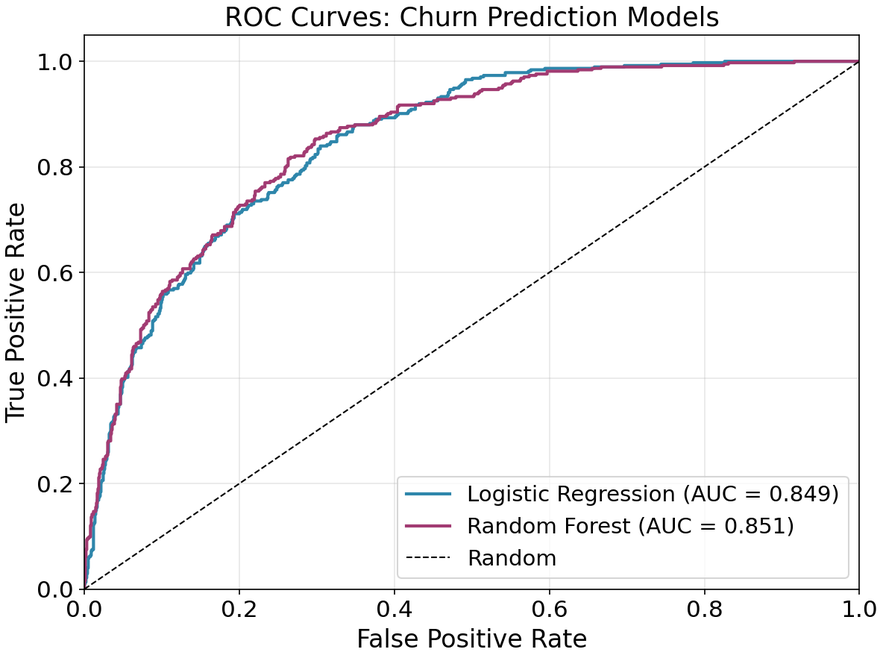
#> input picture outputs/figures/roc_curves_poster.png, 883 x 658 px, shrunk from 1184 x 882 before the run
$ python generate_poster.py
#> lines starting #> are read from the running program, lines starting #| are printed output that depends on the picture
"""
Generate a 36" x 24" horizontal PDF poster for the CLV Prediction project.

Follows Disney Data & Analytics Women Award template.
Run after main.py. Output: outputs/poster.pdf
"""

from pathlib import Path
import matplotlib
matplotlib.use("Agg")
import matplotlib.pyplot as plt
from matplotlib.patches import Rectangle, FancyBboxPatch

PROJECT_ROOT = Path(__file__).resolve().parent
FIGURES_DIR = PROJECT_ROOT / "outputs" / "figures"
OUTPUT_DIR = PROJECT_ROOT / "outputs"
OUTPUT_DIR.mkdir(exist_ok=True)

WIDTH, HEIGHT = 36, 24
# Symmetric layout with generous padding
MARGIN_LR = 0.4
MARGIN_BOTTOM = 0.4
GAP = 0.32
PAD_INNER = 0.7  # Internal padding inside section boxes for cleaner spacing

AUTHOR_NAME = "Subhadra Mishra"

# Attractive color palette
COLORS = {
    "banner": "#1a5276",
    "header": "#2980b9",
    "accent": "#3498db",
    "bg_light": "#f0f8ff",
    "border": "#b8d4e8",
    "text_dark": "#2c3e50",
}


def main():
    fig = plt.figure(figsize=(WIDTH, HEIGHT), facecolor="#fafbfc")
    ax = fig.add_subplot(111)
    ax.set_xlim(0, WIDTH)
    ax.set_ylim(0, HEIGHT)
    ax.axis("off")

    # Content width - symmetric
    content_width = WIDTH - 2 * MARGIN_LR
    col_w = (content_width - 2 * GAP) / 3
    col1_x = MARGIN_LR
    col2_x = MARGIN_LR + col_w + GAP
    col3_x = MARGIN_LR + 2 * (col_w + GAP)

    # ---- TITLE BANNER ----
    title_h = 2.2
    ax.add_patch(Rectangle((0, HEIGHT - title_h), WIDTH, title_h, facecolor=COLORS["banner"], edgecolor="none"))
    ax.text(WIDTH/2, HEIGHT - 0.7, "Customer Lifetime Value Optimization Using Machine Learning",
            fontsize=24, fontweight="bold", ha="center", va="center", color="white")
    ax.text(WIDTH/2, HEIGHT - 1.15, AUTHOR_NAME, fontsize=16, ha="center", va="center", color="white")
    ax.text(WIDTH/2, HEIGHT - 1.55, "Data-driven retention targeting nearly doubles ROI under fixed marketing budgets.",
            fontsize=13, ha="center", va="center", color="white", style="italic")

    # ---- CONTENT ----
    content_top = HEIGHT - title_h - 0.45
    row_h = 3.7
    header_h = 0.5
    # Gap between content boxes and figures (smaller = taller charts)
    fig_gap = 0.5

    def add_section(x, y, w, h, title, lines, fontsize=12, line_spacing=0.38, blank_spacing=0.25, bottom_pad=0):
        """Section with header and body. Lines: str or (str, fontsize) for emphasis. bottom_pad adds breathing space at bottom."""
#> called with x = 0.4, y = 17.65, w = 11.52, h = 3.7, title = 'Background / Problem', fontsize = 12, line_spacing = 0.38, blank_spacing = 0.25
        ax.add_patch(Rectangle((x, y + h - header_h), w, header_h, facecolor=COLORS["header"], edgecolor="none"))
        ax.text(x + w/2, y + h - header_h/2, title, fontsize=14, fontweight="bold", ha="center", va="center", color="white")
        ax.add_patch(FancyBboxPatch((x, y), w, h - header_h, boxstyle="round,pad=0.06,rounding_size=0.18",
                                    facecolor=COLORS["bg_light"], edgecolor=COLORS["border"], linewidth=0.8))
        ax.add_patch(Rectangle((x + 0.04, y + 0.08), 0.03, h - header_h - 0.16, facecolor=COLORS["accent"], alpha=0.2))
        y0 = y + h - header_h - 0.4 + bottom_pad
        for item in lines:
            if isinstance(item, tuple):
                txt, fs = item[0], item[1]
                fw = item[2] if len(item) > 2 else "normal"
            else:
                txt, fs, fw = item, fontsize, "normal"
            if not txt:
                y0 -= blank_spacing
                continue
            ax.text(x + PAD_INNER, y0, txt, fontsize=fs, fontweight=fw, va="top", ha="left",
                    color=COLORS["text_dark"], wrap=True)
            y0 -= line_spacing

    # LEFT COLUMN - concise executive-style bullets
    problem_lines = [
        "• Churn drives revenue loss; campaigns miss high-value customers",
        "• Predict churn probability",
        "• Estimate Expected Loss (P(churn) × CLV)",
        "• Optimize spend under budget",
        "• Compare targeted vs. random strategies",
    ]
    add_section(col1_x, content_top - row_h, col_w, row_h, "Background / Problem", problem_lines)

    methods_lines = [
        "Data",
        "• IBM Telco: 7,043 customers, 31 features",
        "• Preprocessing: TotalCharges, Churn mapping, one-hot encode",
        "Modeling",
        "• Logistic Regression + Random Forest",
        "• Metrics: ROC-AUC, precision, recall",
        "Simulation",
        "• Expected Loss = P(churn) × CLV",
        "• Targeted vs. random under fixed budget",
        "• Revenue saved, ROI, targeting efficiency",
    ]
    add_section(col1_x, content_top - 2*row_h, col_w, row_h, "Methods", methods_lines, 11,
                line_spacing=0.30, blank_spacing=0.12, bottom_pad=0.25)

    # MIDDLE COLUMN - Results with bold key metrics (compact to prevent overspill)
    results_lines = [
        ("ROC-AUC: 0.851", 15, "bold"),
        ("Revenue Saved: $224,684", 15, "bold"),
        ("Efficiency: 1.94×", 15, "bold"),
        "",
        "Simulation ($25K budget, $50/customer, 15% reduction):",
        "Targeted: $224,684 saved | ROI 799%",
        "Random: $116,083 saved | ROI 364%",
        "",
        "• Sensitivity: robust across 5–25% churn, $25–$100 cost",
    ]
    add_section(col2_x, content_top - row_h, col_w, row_h, "Results", results_lines, 12,
                line_spacing=0.34, bottom_pad=0.2)

    refs_lines = [
        "• IBM Telco Churn Dataset",
        "• IBM: github.com/IBM/telco-customer-churn-on-icp4d",
        "• Kaggle: kaggle.com/datasets/yeanzc/telco-customer-churn-ibm-dataset",
        "• Apache-2.0 | 7,043 customers, 31 features",
    ]
    add_section(col2_x, content_top - 2*row_h, col_w, row_h, "References", refs_lines, 11)

    def _add_github_section(ax, x, y, w, h):
        """GitHub section: uniform layout, no wrap on links, Kaggle dataset link."""
        ax.add_patch(Rectangle((x, y + h - header_h), w, header_h, facecolor=COLORS["header"], edgecolor="none"))
        ax.text(x + w/2, y + h - header_h/2, "GitHub", fontsize=14, fontweight="bold", ha="center", va="center", color="white")
        ax.add_patch(FancyBboxPatch((x, y), w, h - header_h, boxstyle="round,pad=0.06,rounding_size=0.18",
                                    facecolor=COLORS["bg_light"], edgecolor=COLORS["border"], linewidth=0.8))
        ax.add_patch(Rectangle((x + 0.05, y + 0.1), 0.03, h - header_h - 0.2, facecolor=COLORS["accent"], alpha=0.2))
        repo_url = "https://github.com/Subhadra-Mishra-iub/customer-lifetime-value-optimization"
        kaggle_url = "https://www.kaggle.com/datasets/yeanzc/telco-customer-churn-ibm-dataset"
        # Repository - single line, no wrap
        ax.text(x + PAD_INNER, y + h - header_h - 0.35, "• Repository:", fontsize=11, va="top", ha="left",
                color=COLORS["text_dark"], fontweight="bold")
        t1 = ax.text(x + PAD_INNER, y + h - header_h - 0.62, "github.com/Subhadra-Mishra-iub/customer-lifetime-value-optimization",
                     fontsize=9, va="top", ha="left", color=COLORS["accent"], style="italic")
        if hasattr(t1, "set_url"):
            t1.set_url(repo_url)
        # Dataset - single line, no wrap
        ax.text(x + PAD_INNER, y + h - header_h - 0.92, "• Dataset:", fontsize=11, va="top", ha="left",
                color=COLORS["text_dark"], fontweight="bold")
        t2 = ax.text(x + PAD_INNER, y + h - header_h - 1.19, "kaggle.com/datasets/yeanzc/telco-customer-churn-ibm-dataset",
                     fontsize=9, va="top", ha="left", color=COLORS["accent"], style="italic")
        if hasattr(t2, "set_url"):
            t2.set_url(kaggle_url)
        # Description - on same line as heading, minimal gap
        ax.text(x + PAD_INNER, y + h - header_h - 1.46, "• Description:", fontsize=11, va="top", ha="left",
                color=COLORS["text_dark"], fontweight="bold")
        ax.text(x + PAD_INNER, y + h - header_h - 1.73, "Churn prediction and retention budget optimization pipeline.",
                fontsize=10, va="top", ha="left", color=COLORS["text_dark"], wrap=True)

    # RIGHT COLUMN - Analysis/Conclusions with Business Impact box
    conclusions_lines = [
        "• Rank by Expected Loss → maximize revenue saved under budget",
        "• Sensitivity + budget scaling: results robust",
        "",
        ("Business Impact", 14, "bold"),
        "• ~2× revenue improvement vs random",
        "• Scalable across budget levels",
        "• Reproducible ML + simulation pipeline",
        "",
        "Top drivers: tenure, monthly charges, contract.",
    ]
    add_section(col3_x, content_top - row_h, col_w, row_h, "Analysis / Conclusions", conclusions_lines, 12,
                line_spacing=0.30)

    # GitHub section: point-wise with Description heading, clickable link
    _add_github_section(ax, col3_x, content_top - 2*row_h, col_w, row_h)

    # ---- FIGURES (maximized for readability from 6 ft) ----
    fig_zone_top = content_top - 2*row_h - fig_gap
    fig_h = fig_zone_top - MARGIN_BOTTOM - 0.35
    fig_w = (WIDTH - 2*MARGIN_LR - 2*GAP) / 3

    fig_files = [
        "roc_curves_poster.png",
        "feature_importance_poster.png",
        "revenue_vs_budget_poster.png",
    ]
    for i, fname in enumerate(fig_files):
        path = FIGURES_DIR / fname
        if not path.exists():
            fallback = "roc_curves.png" if "roc" in fname else "revenue_vs_budget.png" if "revenue" in fname else "feature_importance.png"
            path = FIGURES_DIR / fallback
        x_pos = MARGIN_LR + i * (fig_w + GAP)
        if path.exists():
            img = plt.imread(path)
#> img is the input picture: shape (658, 883, 4) float32; mean R, G, B, A 0.966, 0.965, 0.967, 1
            ax_img = fig.add_axes([x_pos/WIDTH, MARGIN_BOTTOM/HEIGHT, fig_w/WIDTH, fig_h/HEIGHT])
            ax_img.imshow(img, aspect="auto")
            ax_img.axis("off")
        else:
            ax.add_patch(FancyBboxPatch((x_pos, MARGIN_BOTTOM), fig_w, fig_h, boxstyle="round,pad=0.02",
                                        facecolor=COLORS["bg_light"], edgecolor=COLORS["border"]))
            ax.text(x_pos + fig_w/2, MARGIN_BOTTOM + fig_h/2, f"Run main.py\nfor {fname}",
                    ha="center", va="center", fontsize=11)

    out_path = OUTPUT_DIR / "poster.pdf"
    fig.savefig(out_path, dpi=150, bbox_inches="tight", pad_inches=0.12, facecolor="#fafbfc")
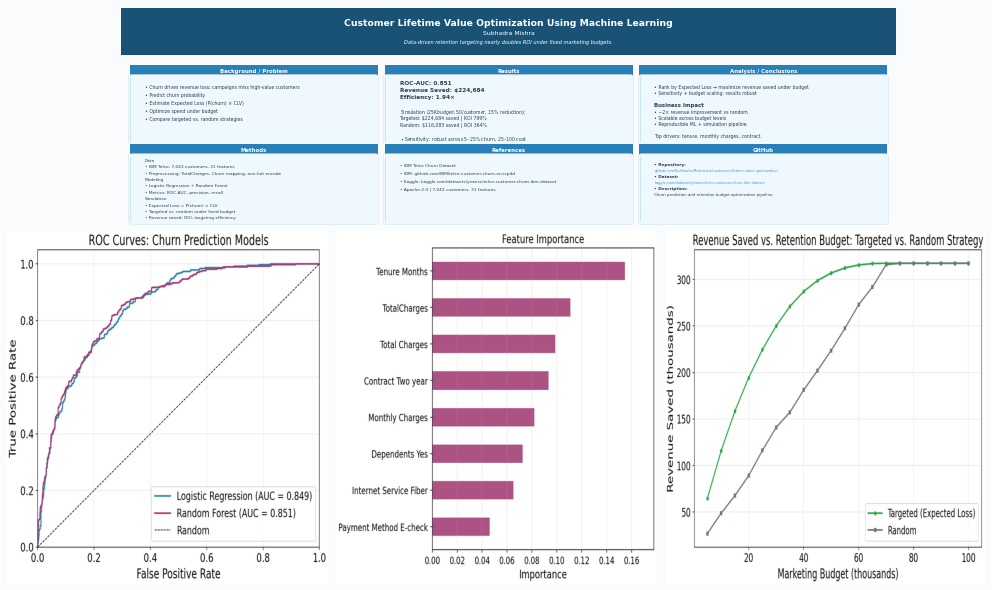
#> figure drawn by matplotlib, 4 panels
    plt.close()
    print(f"Poster saved to: {out_path}")


if __name__ == "__main__":
    main()
